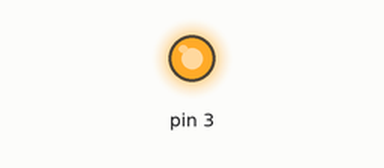
A sketch run on a simulated Arduino Uno, built with avr-gcc and run on an emulated ATmega328P. On the bench: output pins drawn as LEDs (lit = HIGH). What the sketch prints to the serial monitor is not drawn.

Above: at 0.1 s.
Timing chart, 0 to 1.6 s (numbered marks = the images above):
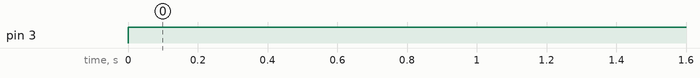

The sketch:

Motor_Interaction.ino
```cpp
#include <Time.h>
#include <TimeLib.h>

#include "Motor.h"
#include "LightBarrier.h"
#include "PIRSensor.h"

#define DIAMETER 1.2
#define NOTIFICATIONPERTURN 8
#define THREADLENGTH  150
#define PROCENT 100
#define RPM 60

Motor motor(3);
PIRSensor ripSensor(10);
LightBarrier lightBarrier(11);
PIRSensor pirSensor(5);

int animalExtinctionArray[18] = {142,90,83,78,56,45,35,15,10,8,5,3,2,1,1,1,1,0};

boolean setupMotorPos;
int amountOfPossibleTurns;
int countFirstPosTurns;
int size;
int startMillis;
time_t t;

void setup() {
  Serial.begin(115200);
  amountOfPossibleTurns = 0;
  setupMotorPos = false;
  countFirstPosTurns = 0;
  size = sizeof(animalExtinctionArray) / sizeof(int);
  startMillis = millis();  //initial start time
  t = now();
}
int calulateVelocity(int rpm){
  int velocity = 2*PI*rpm;
  return velocity;
}
int calculateCircumference(int radius){
   int circumference = PI * pow(radius, 2);
   return circumference;
}
int calcLength(int newProcent){
  float percent = (animalExtinctionArray[1] * PROCENT) / animalExtinctionArray[0];
  int resultLength = (percent * THREADLENGTH) / PROCENT;
  return resultLength;
}
int calcTurns(int threadLength){
  int possibleTurns = threadLength/(PI  * DIAMETER);
  return possibleTurns;
}
int rotationsPerSec(){
  const int sec = 60;
  int rotsPerSec = RPM / sec;
  return rotsPerSec;
}
void firstPos(){
  if(amountOfPossibleTurns == 0)
  {
    amountOfPossibleTurns = calcTurns(THREADLENGTH);
  }
  else
  {
    int sec = second(t);
    int rotPerSec = rotationsPerSec();
    Serial.println(sec);
    if(rotPerSec * sec <= amountOfPossibleTurns)
    {
      motor.activateMotor();
    }
    else
    {
      motor.deactivateMotor();
      setupMotorPos = true;
    }
  }
}
void loop() {
  if(setupMotorPos == false)
  {
    firstPos();
  }
  else
  {
    Serial.println("Now I am here!");
    lightBarrier.notification();
    int resultLength = calcLength(animalExtinctionArray[0]);
    int amountTurns = calcTurns(resultLength);
    //int turns = amountOfPossibleTurns - amountTurns;
    int sec = millis() / 1000;
    int rotPerSec = rotationsPerSec();
    if(amountTurns <= rotPerSec * sec)
    {
      motor.deactivateMotor();
    }
    else
    {
      motor.activateMotor();
    }
    /*
    if(pirSensor.getSensorValue() == true && lightBarrier.getCounter() == 100)
    {
      motor.deactivateMotor();
    }*/
  }
}


/*
  if(setupMotorPos == false)
  {
    lightBarrier.setupPos();
    if(lightBarrier.getSameValue() == true)
    {
      setupMotorPos = true;
    }
    else
    {
      motor.activateMotor();
    }
  }
  */

   /*lightBarrier.notification();
    if(lightBarrier.getCounter() <= (amountOfPossibleTurns * NOTIFICATIONPERTURN))
    {
      motor.activateMotor();
    }
    else
    {
      motor.deactivateMotor();
    }*/
```

LightBarrier.cpp
```cpp
#include "LightBarrier.h"

LightBarrier::LightBarrier(int pin){
  _lightBarrierPin = pin;
  pinMode(_lightBarrierPin, INPUT);

  _index = 0;
  _sameValue = false;
}

boolean LightBarrier::notification(){
  int value = digitalRead(_lightBarrierPin);
  if(value == 0)
  {
    ++_counter;
  }
}

int LightBarrier::getCounter(){
  return _counter;
}

void LightBarrier::setupPos(){
  int value = digitalRead(_lightBarrierPin);

  if(_index < 10 && value == 0)
  {
    _counterValArray[_index] == _counter;
    ++_counter;
    ++_index;
  }
  if(_index <= 10)
  {
    _index = 0;
    for(int i = 0; i < 10 - 1; ++i)
    {
      int arrayValue = _counterValArray[_index];
      if(_counterValArray[_index + 1] == arrayValue)
      {
        _sameValue = true;
        break;
      }
      else
      {
        _sameValue = false;
      }
    }
  }
}

boolean LightBarrier::getSameValue(){
  return _sameValue;
}
```

LightBarrier.h
```cpp
#ifndef LightBarrier_h
#define LightBarrier_h

#include "Arduino.h"

class LightBarrier
{
  public:
    LightBarrier(int pin);
    boolean notification();
    int getCounter();
    void setupPos();
    boolean getSameValue();

  private:
    int _lightBarrierPin;
    int _counter;

    int _counterValArray[10] = {};
    int _index;
    boolean _sameValue;

};

#endif
```

Motor.cpp
```cpp
#include "Motor.h"

Motor::Motor(int pin){
  _motorPin = pin;
  pinMode(_motorPin, OUTPUT);
}

void Motor::activateMotor(){
  digitalWrite(_motorPin, HIGH);
  //analogWrite(_motorPin,20);
}

void Motor::deactivateMotor(){
  digitalWrite(_motorPin, LOW);
}
```

Motor.h
```cpp
#ifndef Motor_h
#define Motor_h

#include "Arduino.h"

class Motor
{
  public:
    Motor(int pin);
    void activateMotor();
    void deactivateMotor();

  private:
    int _motorPin;
};

#endif
```

PIRSensor.cpp
```cpp
#include "PIRSensor.h"

PIRSensor::PIRSensor(int pin){
  _pirSensorPin = pin;
  pinMode(_pirSensorPin, INPUT);
}

void PIRSensor::readSensor(){

  _pirSensorValue = digitalRead(_pirSensorPin);   // read sensor value
  if (_pirSensorValue == HIGH) {
    Serial.println("find");
    //_pirSensorValue = true;
  }
  else {
    Serial.println("not find");
    //_pirSensorValue = false;
  }
}

int PIRSensor::getSensorValue(){
  return _pirSensorValue;
}
```

PIRSensor.h
```cpp
#ifndef PIRSensor_h
#define PIRSensor_h

#include "Arduino.h"

class PIRSensor
{
  public:
    PIRSensor(int pin);
    void readSensor();
    int getSensorValue();

  private:
    int _pirSensorPin;
    boolean _pirSensorValue;

};

#endif
```

Measured:
- by itself, pin 3: LOW → HIGH at 0.00 s
